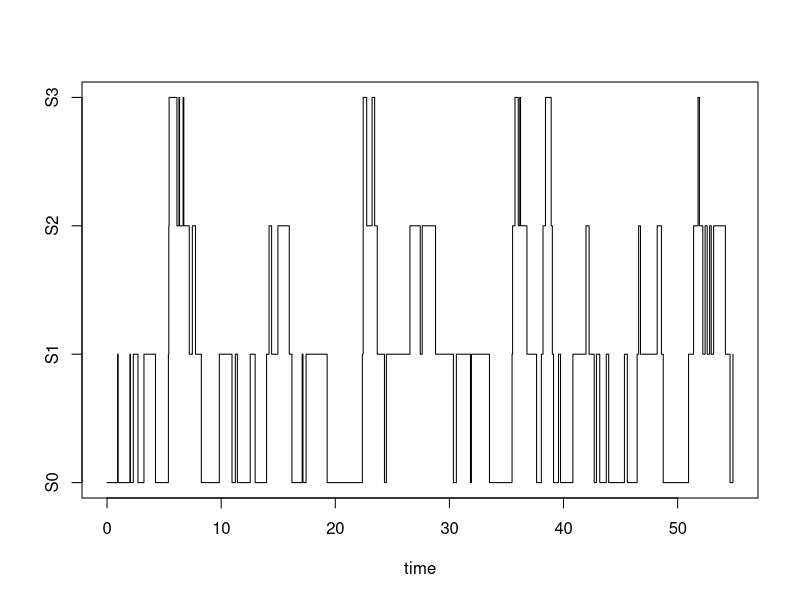

This figure's R source:
####################################################################
##
##   Simulating Continuous-Time Markov Chains
##
##   date:   6/7/2018
##   author: Balint Tamasi
##
####################################################################

## Generator matrix
lambda <- 1
mu     <- 1
Q <- rbind(c(-lambda, lambda, 0, 0),
           c(mu, -(lambda+mu), lambda, 0),
           c(0, 2*mu, -(lambda+2*mu), lambda),
           c(0, 0, 2*mu, -2*mu))

sim_ctmc <- function(Tmax, Q, start = 1, S = 1:ncol(Q)) {
  ## ============================
  ## Simulates finite-state CTMC
  ## Q: generator matrix
  ## ============================
  H <- rowSums(Q) - diag(Q) ## holding rates
  ## transition matrix of embedded DTMC
  P <- Q / H
  diag(P) <- 0
  
  state <- start
  time  <- 0
  out_state <- S[state]
  out_time  <- time
  while (time < Tmax) {
    time <- time + rexp(1, H[state])
    state <- sample(1:ncol(Q), 1, prob = P[state, ])
    out_state <- c(out_state, S[state])
    out_time  <- c(out_time, time)
  }
  return(list(T = out_time, S = out_state))
}

## Simulate a long chain and plot the first part
set.seed(100)
mc <- sim_ctmc(1e4, Q, S = 0:3)
plot(mc$T[1:100], mc$S[1:100], 
     type = "s", yaxt = "n", xlab = "time", ylab = "")
axis(2, at = 0:3, labels = paste0("S", 0:3))

## Stationary distribution of the states
(p <- tapply(diff(mc$T), mc$S[-length(mc$S)], sum) / max(mc$T))
p %*% Q ## ~ 0

## Stationary distribution: analytical result
p0 <- 1 / (1 + lambda/mu + lambda^2/(2*mu^2) + lambda^3/(4*mu^3))
(pa <- c(p0, p0 * lambda/mu, p0 * lambda^2/(2*mu^2), p0 * lambda^3/(4*mu^3)))
pa %*% Q ## check if 0

## S3: a customer is waiting -> estimate average waiting time
mean(diff(mc$T)[mc$S[-length(mc$S)] == 3])